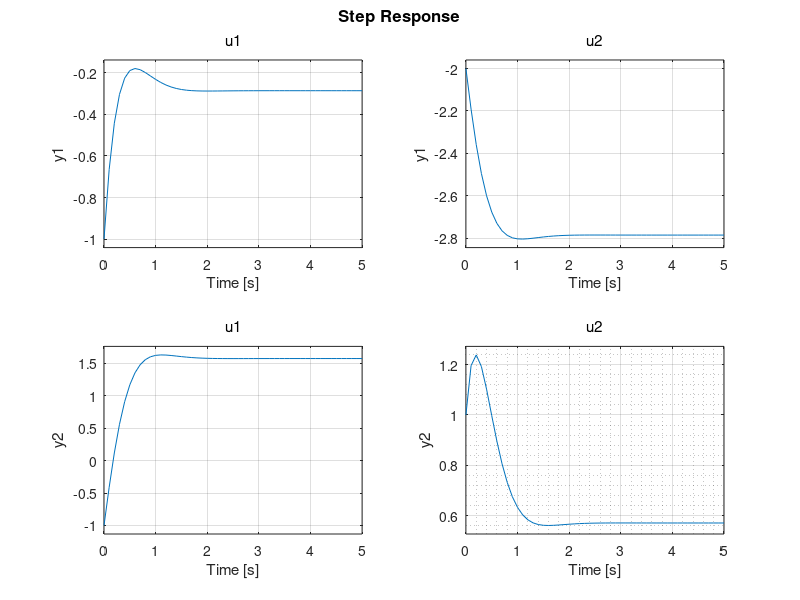

This figure's MATLAB source: (Note: this script raises an error after producing the figure.)
%% MIMO DMC simulation 
% -- Author: Dingran Yuan
% -- Date: 29/03/2022

clearvars
clc;

%% Model simulation (MIMO state space model)
A_sys = [-2,-1;6,-4];
B_sys = [4,-2;6,3];
C_sys = [1,0;0,1];
D_sys = [-1,-2;-1,1];

sys = ss(A_sys,B_sys,C_sys,D_sys);
step(sys, 0:0.1: 50*0.1)
grid on
grid minor

%% Initialise parameters
Ts = 0.1; % Sampling time
P = 20; % Prediction horizon
M = 5; % Control horizon
N = 50; % Model length

[a_step, t_step] = step(sys, 0:Ts:50 - Ts); % Step response of the system

nIn = size(a_step, 3); % number of inputs
nOut = size(a_step, 2); % number of outputs

a11 = a_step(1:50,1,1);
a12 = a_step(1:50,1,2); % Step response from in(2) to out(1)
a21 = a_step(1:50,2,1); % Step response from in(1) to out(2)
a22 = a_step(1:50,2,2);
% plot(t_step(1:50),a_step(1:50,2,1))

A11 = zeros(P, M); 
A12 = zeros(P, M); 
A21 = zeros(P, M); 
A22 = zeros(P, M); 

% coloum matrix for YN & YP 
YN = zeros(nOut*N, 1);
YP = zeros(nOut*P, 1);

% Elements used to compute D matrix
L = zeros(nIn, nIn*M);
S = zeros(nOut*N, nOut*N);
Q = zeros(nOut*P, nOut*P);
R = zeros(nIn*M, nIn*M);
H = zeros(nOut*N, nOut);

% Construct A matrices
for i = 1: P
    for j = 1: M
        if(i-j+1 > 0)
            A11(i, j) = a11(i - j + 1);
            A12(i, j) = a12(i - j + 1);
            A21(i, j) = a21(i - j + 1);
            A22(i, j) = a22(i - j + 1);
        end
    end
end
A = [A11, A12; A21, A22];  
AN = [a11, a12; a21, a22];

% weight for system error and input (here we penalise the error more)
Q_arg = [3 4]; % weight for system error
R_arg = [5 5]; % weight for control input
Out_ref = [5 10]; % reference of the output
wr = zeros(nOut * P, 1);

% Construct wr & Q & S & R & L
for i = 1:nOut
    % Construct wr
    wr((i-1)*P+1: i*P) = Out_ref(i) * ones(P, 1);

    % Construct Q
    Q((i-1)*P+1:i*P, (i-1)*P+1:i*P) = Q_arg(i)*eye(P);
    
    % Construct S
    S((i-1)*N+1:i*N-1, (i-1)*N+2:i*N) = eye(N-1);
    S(i*N, i*N) = 1;

    % Construct H
    H((i-1)*N + 1:i*N, i) = ones(N, 1);
end
for i = 1:nIn
    % Construct R
    R((i-1)*M+1:i*M, (i-1)*M+1:i*M) = R_arg(i)*eye(M);

    % Construct L
    L(i,(i-1)*M + 1) = 1;
end

% Offline computation of matrix D
D = L / (A'*Q*A+R)*A'*Q; 

%% MIMO DMC loop

t_sim = 15.0; % Simulation time
mpc_time = 0.0;
u = [0;0]; % Control signal
X_curr = [0;0]; % initial state

Y_array = C_sys*X_curr + D_sys*u; % Store output for plotting
Y1_min = Y_array(1); Y1_max = Y_array(1); 
Y2_min = Y_array(2); Y2_max = Y_array(2); 
u_array = [0;0];
figure

while(mpc_time < t_sim)
    for i = 1:nOut
        YP((i-1)*P+1:i*P) = YN((i-1)*N+1:(i-1)*N+P);
    end
    du = D * (wr - YP);

    YN1 = YN + AN * du;
    Y1 = [YN1(1);YN1(N+1)]; % The current estimation after control input
    
    Y1_min = min(Y1(1), Y1_min); Y1_max = max(Y1(1), Y1_max);
    Y2_min = min(Y1(2), Y2_min); Y2_max = max(Y1(2), Y2_max);

    u = u + du;
    [X_curr, Y_curr] = RKsolver(sys, u, X_curr, Ts);
    e1 = X_curr - Y1; % calculate the error with the real output
    Y_cor = YN1 + H*e1;
    YN = S * Y_cor;

    Y_array = [Y_array, [YN(1);YN(N+1)]];
    u_array = [u_array, u];
    mpc_time = mpc_time + Ts;

    %% visualise by step
    subplot(2,2,2)
    plot(linspace(0, mpc_time, size(Y_array,2)), Y_array(1,:), 'b-');
    ylim([Y1_min - 0.4*(Y1_max - Y1_min), Y1_max + 0.4*(Y1_max - Y1_min)])
    grid on
    grid minor
    yline(Out_ref(1), 'r--', 'Reference')
    xlabel('{t} (sec)');
    ylabel('Output value {y_1}');
    title('Output {y_1} overtime')

    subplot(2,2,1)
    plot(linspace(0, mpc_time, size(Y_array,2)), u_array(1,:),"Color",'#D95319');
    grid on
    grid minor
    xlabel('{t} (sec)');
    ylabel('Input {u_1}');
    title('Input {u_1} overtime')

    subplot(2,2,4)
    plot(linspace(0, mpc_time, size(Y_array,2)), Y_array(2,:), 'b-');
    ylim([Y2_min - 0.4*(Y2_max - Y2_min), Y2_max + 0.4*(Y2_max - Y2_min)])
    grid on
    grid minor
    xlabel('{t} (sec)');
    ylabel('Output value {y_2}');
    yline(Out_ref(2),'r--','Reference')
    title('Output {y_2} overtime')

    subplot(2,2,3)
    plot(linspace(0, mpc_time, size(Y_array,2)), u_array(2,:), "Color",'#D95319');
    grid on
    grid minor
    xlabel('{t} (sec)');
    ylabel('Input {u_2}');
    title('Input {u_2} overtime')

    drawnow
end

%% Runge-Kutta method for simulation
function [x1, y1] = RKsolver(sys, u, x0, Ts)
%--
%-> u: the input of the system
%-> sys: the state space model of the system
%<- Fu: the output differential equition 
    A = sys.A; B = sys.B;
    C = sys.C; D = sys.D;
    F = @(t, x) A*x + B*u;
    [~, X_tmp] = ode45(F, [0, Ts], x0);
%     plot(t, X_tmp)
    x1 = X_tmp(end,:)';
    y1 = C*x1 + D*u;
end

%% Appendix codes
% Construct the output reference matrix
% for i = 1:nOut
%     wr((i-1)*P+1: i*P) = Out_ref(i) * ones(P, 1);
% end

% Construct L matrix
% for i = 1:nIn
%     L(i,(i-1)*M + 1) = 1;
% end

% Construct S matrix
% for i = 1:nOut
%     S((i-1)*N+1:i*N-1, (i-1)*N+2:i*N) = eye(N-1);
%     S(i*N, i*N) = 1;
% end

% Construct H matrix
% for i = 1:nOut
%     H((i-1)*N + 1:i*N, i) = ones(N, 1);
% end